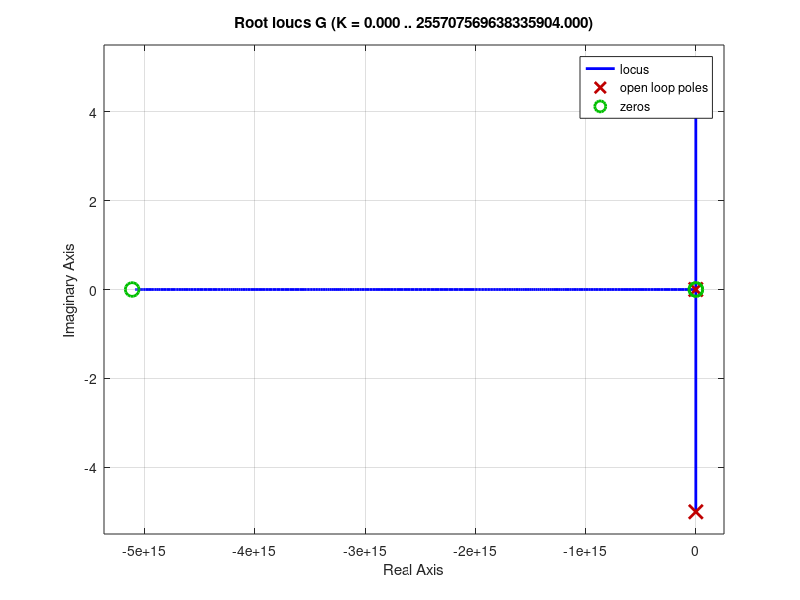

Source code (MATLAB): (Note: this script raises an error after producing the figure.)
%% PROBLEM #1
clear all; clc; close all;

A = [0 1; -10 -2];
B = [0;2];
C = [10 0];
D = [0];

Mo = obsv(A,C);
isitobsv = rank(Mo);

%% PROBLEM #2
clear all; clc; close all; s = tf('s');

A = [-5 0 0; 0 -1 1; 0 -3 -2];
B = [2; 2; 0];
C = [2 0 1];
D = [0];

K = place(A,B,[-5+5*1i -5-5*1i -20]);

sys = ss(A-B*K,[0;0;0],C,D);

G = C*inv(s*eye(3,3)-A+B*K)*B;
rlocus(G)

m = idss(A,B,C,D,'SSParameterization','Canonical')

%% PROBLEM #3
clear all; clc; close all; s = tf('s');

A = [-4 0; -1 -3];
B = [1; 0];
C = [1 2];
D = [0];

Ltrans = acker(A',C',[-50,-50]);
L = Ltrans'

%% PROBLEM #4
clear all; clc; close all; s = tf('s');

mr = 92; %mass of chassis and person [kg]
mw = 8; %wheel mass [kg]
R = 0.15; %wheel radius [m]
L = 0.8; %distance from axle to person CG [m]
g = 9.8; %gravity [m/s^2]
bm = 0.1; %motor damping [N-m/rad/s]
bw = 0.02; %wheel damping [N-m/rad/s]
Iw = (mw*R^2)/2; %calculate moment of inertia of wheel
Ir = (mr*(2*L)^2)/3; %calculate moment of inertia of person

B = [0; 0; 1/R; 0];
Cvel = [0 0 1 0];
Cang = [0 1 0 0];

M = [mw+(Iw/(R^2))+mr  -mr*L; -mr*L Ir+mr*L^2];
b = [(bm+bw)/R -bm; bm/R -bm];
Z = zeros(2,2);

MM = [eye(2,2) Z; Z M];
BB = [Z, -eye(2,2); Z b];

Afinal = -inv(MM)*BB
Bfinal = inv(MM)*B
D = 0;

sys = ss(Afinal,Bfinal,Cvel,D);

Gvel = Cvel*inv(s*eye(4,4)-Afinal)*Bfinal;
Gvel = minreal(Gvel);

TF = zpk(sys)

[v,e] = eig(Afinal)

pzmap(sys)
